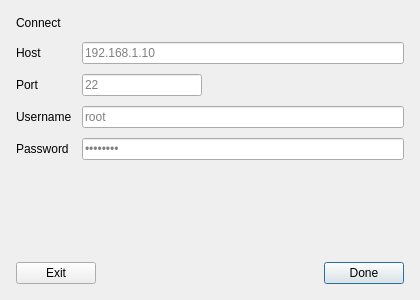
<?xml version="1.0" encoding="UTF-8"?>
<ui version="4.0">
 <class>LoginDialog</class>
 <widget class="QDialog" name="LoginDialog">
  <property name="geometry">
   <rect>
    <x>0</x>
    <y>0</y>
    <width>420</width>
    <height>300</height>
   </rect>
  </property>
  <property name="windowTitle">
   <string>Connect</string>
  </property>
  <layout class="QVBoxLayout" name="loginLayout">
   <property name="spacing">
    <number>12</number>
   </property>
   <property name="leftMargin">
    <number>16</number>
   </property>
   <property name="topMargin">
    <number>16</number>
   </property>
   <property name="rightMargin">
    <number>16</number>
   </property>
   <property name="bottomMargin">
    <number>16</number>
   </property>
   <item>
    <widget class="QLabel" name="loginTitle">
     <property name="text">
      <string>Connect</string>
     </property>
    </widget>
   </item>
   <item>
    <layout class="QFormLayout" name="formLayout">
     <property name="horizontalSpacing">
      <number>10</number>
     </property>
     <property name="verticalSpacing">
      <number>10</number>
     </property>
     <item row="0" column="0">
      <widget class="QLabel" name="hostLabel">
       <property name="text">
        <string>Host</string>
       </property>
      </widget>
     </item>
     <item row="0" column="1">
      <widget class="QLineEdit" name="hostEdit">
       <property name="placeholderText">
        <string>192.168.1.10</string>
       </property>
      </widget>
     </item>
     <item row="1" column="0">
      <widget class="QLabel" name="portLabel">
       <property name="text">
        <string>Port</string>
       </property>
      </widget>
     </item>
     <item row="1" column="1">
      <widget class="QLineEdit" name="portEdit">
       <property name="maximumSize">
        <size>
         <width>120</width>
         <height>16777215</height>
        </size>
       </property>
       <property name="placeholderText">
        <string>22</string>
       </property>
      </widget>
     </item>
     <item row="2" column="0">
      <widget class="QLabel" name="usernameLabel">
       <property name="text">
        <string>Username</string>
       </property>
      </widget>
     </item>
     <item row="2" column="1">
      <widget class="QLineEdit" name="usernameEdit">
       <property name="placeholderText">
        <string>root</string>
       </property>
      </widget>
     </item>
     <item row="3" column="0">
      <widget class="QLabel" name="passwordLabel">
       <property name="text">
        <string>Password</string>
       </property>
      </widget>
     </item>
     <item row="3" column="1">
      <widget class="QLineEdit" name="passwordEdit">
       <property name="echoMode">
        <enum>QLineEdit::EchoMode::Password</enum>
       </property>
       <property name="placeholderText">
        <string>••••••••</string>
       </property>
      </widget>
     </item>
    </layout>
   </item>
   <item>
    <spacer name="buttonsSpacer">
     <property name="orientation">
      <enum>Qt::Orientation::Vertical</enum>
     </property>
     <property name="sizeType">
      <enum>QSizePolicy::Policy::Expanding</enum>
     </property>
     <property name="sizeHint" stdset="0">
      <size>
       <width>0</width>
       <height>10</height>
      </size>
     </property>
    </spacer>
   </item>
   <item>
    <layout class="QHBoxLayout" name="buttonLayout">
     <property name="spacing">
      <number>8</number>
     </property>
     <item>
      <widget class="QPushButton" name="exitButton">
       <property name="text">
        <string>Exit</string>
       </property>
       <property name="autoDefault">
        <bool>false</bool>
       </property>
      </widget>
     </item>
     <item>
      <spacer name="buttonSpacer">
       <property name="orientation">
        <enum>Qt::Orientation::Horizontal</enum>
       </property>
       <property name="sizeHint" stdset="0">
        <size>
         <width>40</width>
         <height>20</height>
        </size>
       </property>
      </spacer>
     </item>
     <item>
      <widget class="QPushButton" name="doneButton">
       <property name="text">
        <string>Done</string>
       </property>
       <property name="default">
        <bool>true</bool>
       </property>
      </widget>
     </item>
    </layout>
   </item>
  </layout>
 </widget>
 <resources/>
 <connections>
  <connection>
   <sender>exitButton</sender>
   <signal>clicked()</signal>
   <receiver>LoginDialog</receiver>
   <slot>reject()</slot>
  </connection>
 </connections>
</ui>
